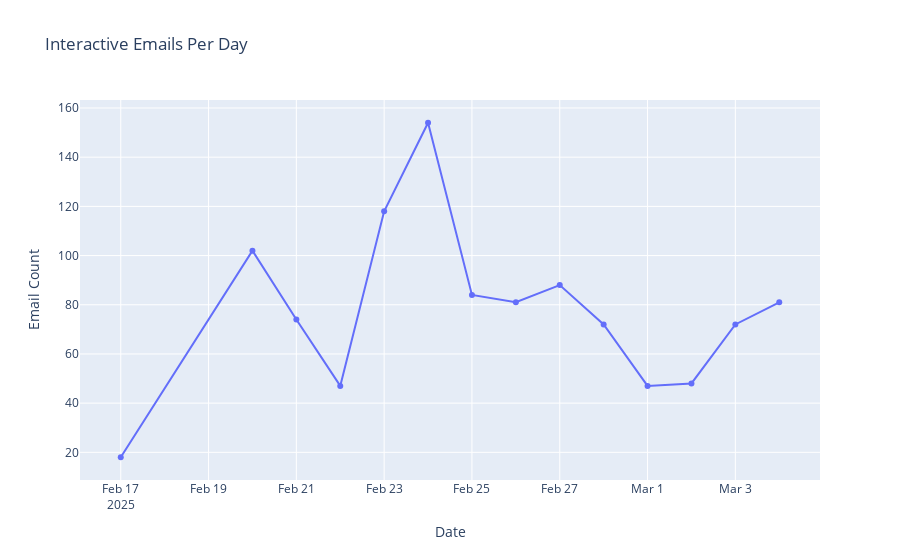

Notebook cell for this chart:
### Code cell
# Interactive Plotly plot
fig = px.line(email_daily_count, 
              x=email_daily_count.index,
              y="daily_email_count", 
              markers=True, 
              title="Interactive Emails Per Day", 
              labels={"email_count": "Number of Emails"})

fig.update_layout(xaxis_title="Date", 
                  yaxis_title="Email Count")

fig.show();

### Figure 1 — Plotly figure (JSON) as saved in the notebook; plotly's stock layout.template omitted (floating-point values rounded to 4 significant figures)
{"data": [{"hovertemplate": "date=%{x}<br>daily_email_count=%{y}<extra></extra>", "legendgroup": "", "line": {"color": "#636efa", "dash": "solid"}, "marker": {"symbol": "circle"}, "mode": "lines+markers", "name": "", "orientation": "v", "showlegend": false, "type": "scatter", "x": ["2025-02-17", "2025-02-20", "2025-02-21", "2025-02-22", "2025-02-23", "2025-02-24", "2025-02-25", "2025-02-26", "2025-02-27", "2025-02-28", "2025-03-01", "2025-03-02", "2025-03-03", "2025-03-04"], "xaxis": "x", "y": [18, 102, 74, 47, 118, 154, 84, 81, 88, 72, 47, 48, 72, 81], "yaxis": "y"}], "layout": {"legend": {"tracegroupgap": 0}, "title": {"text": "Interactive Emails Per Day"}, "xaxis": {"anchor": "y", "domain": [0, 1], "title": {"text": "Date"}}, "yaxis": {"anchor": "x", "domain": [0, 1], "title": {"text": "Email Count"}}}}
